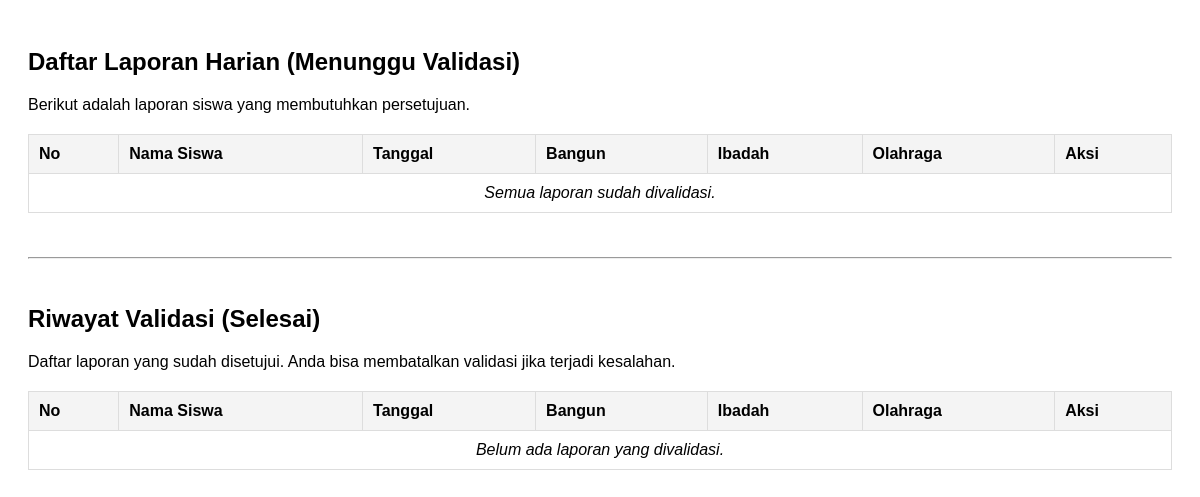
/validasi_laporan.php, run on an earlier commit of the app's database.
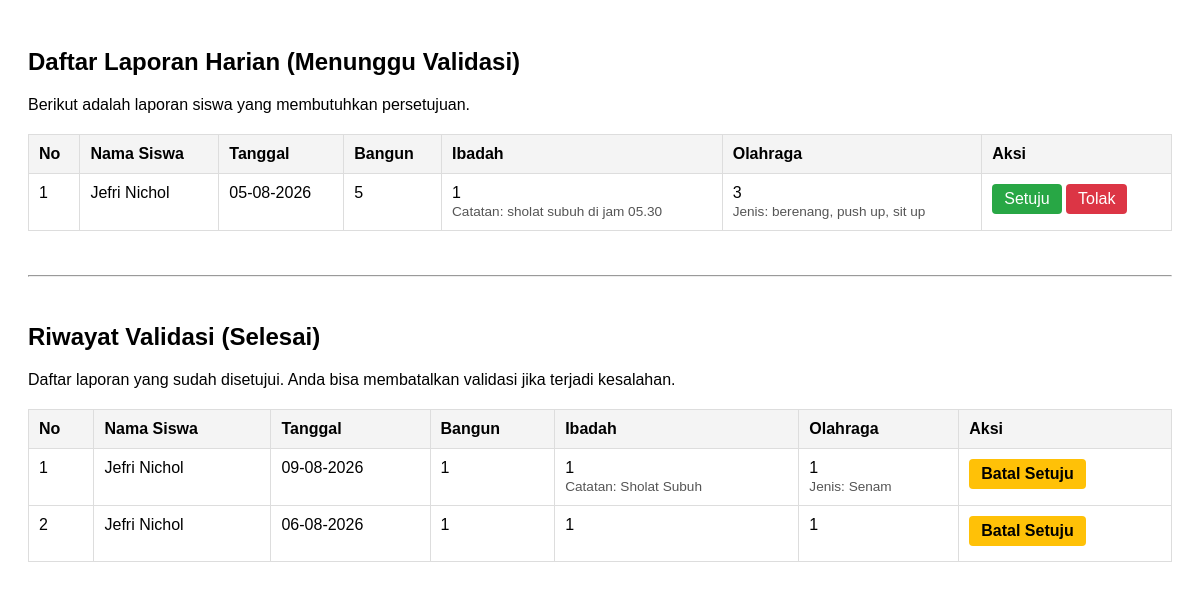
And on a later commit of the database.
### tables this page shows
CREATE TABLE `laporan_harian` (
  `id` int NOT NULL,
  `siswa_id` int NOT NULL,
  `tanggal` date NOT NULL,
  `bangun` tinyint(1) NOT NULL DEFAULT '0',
  `bangun_catatan` varchar(255) DEFAULT NULL,
  `ibadah` tinyint(1) NOT NULL DEFAULT '0',
  `ibadah_catatan` varchar(255) DEFAULT NULL,
  `olahraga` tinyint(1) NOT NULL DEFAULT '0',
  `olahraga_jenis` varchar(50) DEFAULT NULL,
  `sarapan` tinyint(1) NOT NULL DEFAULT '0',
  `sarapan_menu` varchar(50) DEFAULT NULL,
  `membaca` tinyint(1) NOT NULL DEFAULT '0',
  `membaca_judul` varchar(255) DEFAULT NULL,
  `membaca_menit` int DEFAULT NULL,
  `membantu` tinyint(1) NOT NULL DEFAULT '0',
  `membantu_jenis` varchar(50) DEFAULT NULL,
  `menabung` tinyint(1) NOT NULL DEFAULT '0',
  `menabung_nominal` int DEFAULT NULL,
  `orang_tua_validated_at` datetime DEFAULT NULL,
  `guru_validated_at` datetime DEFAULT NULL,
  `created_at` datetime NOT NULL DEFAULT CURRENT_TIMESTAMP,
  `updated_at` datetime NOT NULL DEFAULT CURRENT_TIMESTAMP ON UPDATE CURRENT_TIMESTAMP
);

CREATE TABLE `siswa` (
  `id` bigint UNSIGNED NOT NULL,
  `nisn` varchar(30) NOT NULL,
  `nama_siswa` varchar(100) NOT NULL,
  `kelas` varchar(20) DEFAULT NULL,
  `wali_kelas_id` bigint UNSIGNED DEFAULT NULL,
  `created_at` timestamp NULL DEFAULT NULL,
  `updated_at` timestamp NULL DEFAULT NULL
);

### validasi_laporan.php (the view, shortened to what this page needs)
<?php
$host = 'localhost';
$dbname = 'kaih';
$user = 'root';
$pass = '';
try {
    $pdo = new PDO("mysql:host=$host;dbname=$dbname", $user, $pass);
    $pdo->setAttribute(PDO::ATTR_ERRMODE, PDO::ERRMODE_EXCEPTION);
} catch(PDOException $e) {
    die("Koneksi Gagal: " . $e->getMessage());
}
$sql = "SELECT lh.*, s.nama_siswa
        FROM laporan_harian lh
        JOIN siswa s ON lh.siswa_id = s.id
        WHERE lh.guru_validated_at IS NULL
        ORDER BY lh.tanggal DESC";
$stmt = $pdo->prepare($sql);
$stmt->execute();
$laporan_pending = $stmt->fetchAll(PDO::FETCH_ASSOC);
$sql_riwayat = "SELECT lh.*, s.nama_siswa
                FROM laporan_harian lh
                JOIN siswa s ON lh.siswa_id = s.id
                WHERE lh.guru_validated_at IS NOT NULL
                ORDER BY lh.tanggal DESC";
$stmt_riwayat = $pdo->query($sql_riwayat);
?>
<!DOCTYPE html>
<html lang="id">
<head>
</head>
<body>
    <h2>Daftar Laporan Harian (Menunggu Validasi)</h2>
    <p>Berikut adalah laporan siswa yang membutuhkan persetujuan.</p>
    <table>
        <thead>
            <tr>
                <th>No</th>
                <th>Nama Siswa</th>
                <th>Tanggal</th>
                <th>Bangun</th>
                <th>Ibadah</th>
                <th>Olahraga</th>
                <th>Aksi</th>
            </tr>
        </thead>
        <tbody>
            <?php if (count($laporan_pending) > 0): ?>
                <?php $no = 1; foreach ($laporan_pending as $row): ?>
                    <tr>
                        <td><?= $no++; ?></td>
                        <td><?= htmlspecialchars($row['nama_siswa']); ?></td>
                        <td><?= date('d-m-Y', strtotime($row['tanggal'])); ?></td>
                        <td><?= htmlspecialchars($row['bangun']); ?></td>
                        <td>
                            <?= htmlspecialchars($row['ibadah']); ?> <br>
                            <?php if(!empty($row['ibadah_catatan'])): ?>
                                <span class="catatan">Catatan: <?= htmlspecialchars($row['ibadah_catatan']); ?></span>
                            <?php endif; ?>
                        </td>
                        <td>
                            <?= htmlspecialchars($row['olahraga']); ?> <br>
                            <?php if(!empty($row['olahraga_jenis'])): ?>
                                <span class="catatan">Jenis: <?= htmlspecialchars($row['olahraga_jenis']); ?></span>
                            <?php endif; ?>
                        </td>
                        <td>
                            <a href="proses_validasi.php?aksi=setuju&id=<?= $row['id']; ?>" class="btn-setuju">Setuju</a>
                            <a href="proses_validasi.php?aksi=tolak&id=<?= $row['id']; ?>" class="btn-tolak">Tolak</a>
                        </td>
                    </tr>
                <?php endforeach; ?>
            <?php else: ?>
                <tr>
                    <td colspan="7" style="text-align: center; font-style: italic;">Semua laporan sudah divalidasi.</td>
                </tr>
            <?php endif; ?>
        </tbody>
    </table>
    <br><br><hr><br>
    <h2>Riwayat Validasi (Selesai)</h2>
    <p>Daftar laporan yang sudah disetujui. Anda bisa membatalkan validasi jika terjadi kesalahan.</p>
    <table>
        <thead>
            <tr>
                <th>No</th>
                <th>Nama Siswa</th>
                <th>Tanggal</th>
                <th>Bangun</th>
                <th>Ibadah</th>
                <th>Olahraga</th>
                <th>Aksi</th>
            </tr>
        </thead>
        <tbody>
            <?php
            $no_riwayat = 1;
            if ($stmt_riwayat->rowCount() > 0):
                while ($row_riwayat = $stmt_riwayat->fetch(PDO::FETCH_ASSOC)):
            ?>
                <tr>
                    <td><?= $no_riwayat++; ?></td>
                    <td><?= htmlspecialchars($row_riwayat['nama_siswa']); ?></td>
                    <td><?= date('d-m-Y', strtotime($row_riwayat['tanggal'])); ?></td>
                    <td><?= htmlspecialchars($row_riwayat['bangun']); ?></td>
                    <td>
                        <?= htmlspecialchars($row_riwayat['ibadah']); ?> <br>
                        <?php if(!empty($row_riwayat['ibadah_catatan'])): ?>
                            <span class="catatan">Catatan: <?= htmlspecialchars($row_riwayat['ibadah_catatan']); ?></span>
                        <?php endif; ?>
                    </td>
                    <td>
                        <?= htmlspecialchars($row_riwayat['olahraga']); ?> <br>
                        <?php if(!empty($row_riwayat['olahraga_jenis'])): ?>
                            <span class="catatan">Jenis: <?= htmlspecialchars($row_riwayat['olahraga_jenis']); ?></span>
                        <?php endif; ?>
                    </td>
                    <td>
                        <a href="proses_validasi.php?aksi=batal&id=<?= $row_riwayat['id']; ?>" onclick="return confirm('Yakin ingin membatalkan validasi laporan ini?');" class="btn-batal">Batal Setuju</a>
                    </td>
                </tr>
            <?php
                endwhile;
            else:
            ?>
                <tr>
                    <td colspan="7" style="text-align: center; font-style: italic;">Belum ada laporan yang divalidasi.</td>
                </tr>
            <?php endif; ?>
        </tbody>
    </table>
</body>
</html>

### validasi_laporan.php (style rules this page uses)
body { font-family: sans-serif; padding: 20px; }
table { width: 100%; border-collapse: collapse; margin-top: 20px; }
th, td { border: 1px solid #ddd; padding: 10px; text-align: left; vertical-align: top; }
th { background-color: #f4f4f4; }
.catatan { font-size: 0.85em; color: #555; }
.btn-setuju { background-color: #28a745; color: white; padding: 6px 12px; text-decoration: none; border-radius: 4px; display: inline-block; margin-bottom: 5px; }
.btn-tolak { background-color: #dc3545; color: white; padding: 6px 12px; text-decoration: none; border-radius: 4px; display: inline-block; }
.btn-batal { background-color: #ffc107; color: black; padding: 6px 12px; text-decoration: none; border-radius: 4px; display: inline-block; margin-bottom: 5px; font-weight: bold; }

What changed in the data, as far as the page shows it:
added laporan_harian: siswa.nama_siswa "Jefri Nichol", tanggal "05-08-2026", bangun "5", ibadah "1", ibadah_catatan "sholat subuh di jam 05.30", olahraga "3", olahraga_jenis "berenang, push up, sit up", shown under "Daftar Laporan Harian (Menunggu Validasi)"
added laporan_harian: siswa.nama_siswa "Jefri Nichol", tanggal "09-08-2026", bangun "1", ibadah "1", ibadah_catatan "Sholat Subuh", olahraga "1", olahraga_jenis "Senam", shown under "Riwayat Validasi (Selesai)"
added laporan_harian: siswa.nama_siswa "Jefri Nichol", tanggal "06-08-2026", bangun "1", ibadah "1", olahraga "1", shown under "Riwayat Validasi (Selesai)"
Also different on the page:
text no longer shown: "Semua laporan sudah divalidasi. Belum ada laporan yang divalidasi."
